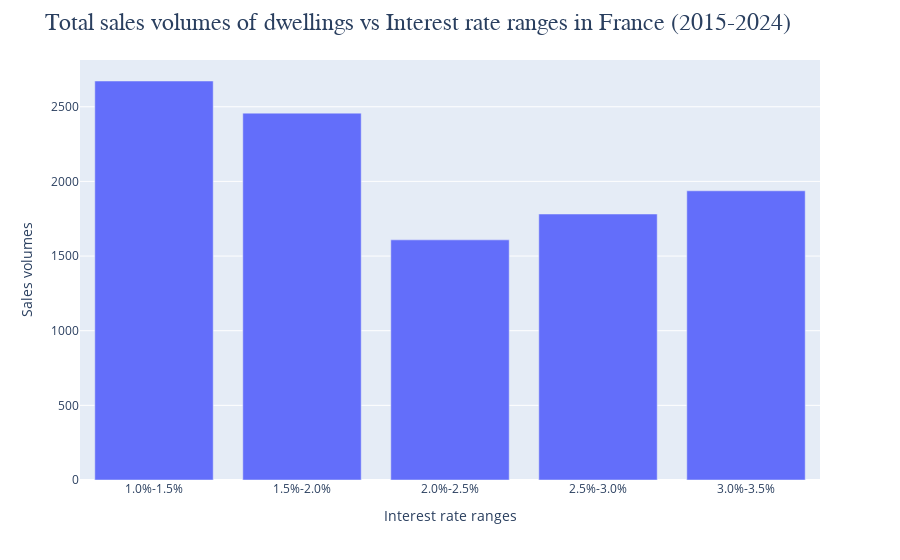

The notebook cell saved with this chart:
### Code cell
fig4 = px.bar(x=frame_full.index, y=frame_full['norm'])
fig4.update_layout(
    title="Total sales volumes of dwellings vs Interest rate ranges in France (2015-2024)",
    title_font_family = "Times New Roman",
    title_font_size = 24,
    xaxis_title="Interest rate ranges", 
    yaxis_title="Sales volumes"
)

fig4.show()

### Figure 1 — Plotly figure (JSON) as saved in the notebook; plotly's stock layout.template omitted (floating-point values rounded to 4 significant figures)
{"data": [{"alignmentgroup": "True", "hovertemplate": "x=%{x}<br>y=%{y}<extra></extra>", "legendgroup": "", "marker": {"color": "#636efa", "pattern": {"shape": ""}}, "name": "", "offsetgroup": "", "orientation": "v", "showlegend": false, "textposition": "auto", "type": "bar", "x": ["1.0%-1.5%", "1.5%-2.0%", "2.0%-2.5%", "2.5%-3.0%", "3.0%-3.5%"], "xaxis": "x", "y": [2672.0, 2457.0, 1608.0, 1782.0, 1937.0], "yaxis": "y"}], "layout": {"barmode": "relative", "legend": {"tracegroupgap": 0}, "margin": {"t": 60}, "title": {"font": {"family": "Times New Roman", "size": 24}, "text": "Total sales volumes of dwellings vs Interest rate ranges in France (2015-2024)"}, "xaxis": {"anchor": "y", "domain": [0, 1], "title": {"text": "Interest rate ranges"}}, "yaxis": {"anchor": "x", "domain": [0, 1], "title": {"text": "Sales volumes"}}}}
